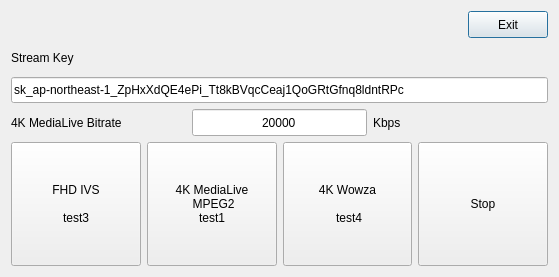
<?xml version="1.0" encoding="UTF-8"?>
<ui version="4.0">
 <class>Dialog</class>
 <widget class="QDialog" name="Dialog">
  <property name="geometry">
   <rect>
    <x>0</x>
    <y>0</y>
    <width>559</width>
    <height>277</height>
   </rect>
  </property>
  <property name="windowTitle">
   <string>Dialog</string>
  </property>
  <layout class="QGridLayout" name="gridLayout_2">
   <item row="0" column="0">
    <layout class="QGridLayout" name="gridLayout">
     <item row="0" column="0">
      <layout class="QVBoxLayout" name="verticalLayout">
       <item>
        <layout class="QHBoxLayout" name="horizontalLayout">
         <item>
          <spacer name="horizontalSpacer">
           <property name="orientation">
            <enum>Qt::Horizontal</enum>
           </property>
           <property name="sizeHint" stdset="0">
            <size>
             <width>40</width>
             <height>20</height>
            </size>
           </property>
          </spacer>
         </item>
         <item>
          <widget class="QPushButton" name="buttonExittt">
           <property name="sizePolicy">
            <sizepolicy hsizetype="Minimum" vsizetype="Preferred">
             <horstretch>0</horstretch>
             <verstretch>0</verstretch>
            </sizepolicy>
           </property>
           <property name="text">
            <string>Exit</string>
           </property>
          </widget>
         </item>
        </layout>
       </item>
       <item>
        <widget class="QLabel" name="label">
         <property name="text">
          <string>Stream Key</string>
         </property>
        </widget>
       </item>
       <item>
        <widget class="QLineEdit" name="lineEdit">
         <property name="sizePolicy">
          <sizepolicy hsizetype="Expanding" vsizetype="Preferred">
           <horstretch>0</horstretch>
           <verstretch>0</verstretch>
          </sizepolicy>
         </property>
         <property name="text">
          <string>sk_ap-northeast-1_ZpHxXdQE4ePi_Tt8kBVqcCeaj1QoGRtGfnq8ldntRPc</string>
         </property>
        </widget>
       </item>
       <item>
        <layout class="QHBoxLayout" name="horizontalLayout_2">
         <property name="topMargin">
          <number>0</number>
         </property>
         <item>
          <widget class="QLabel" name="label_2">
           <property name="text">
            <string>4K MediaLive Bitrate</string>
           </property>
          </widget>
         </item>
         <item>
          <widget class="QLineEdit" name="lineEditBitrate">
           <property name="sizePolicy">
            <sizepolicy hsizetype="Preferred" vsizetype="Preferred">
             <horstretch>0</horstretch>
             <verstretch>0</verstretch>
            </sizepolicy>
           </property>
           <property name="text">
            <string>20000</string>
           </property>
           <property name="alignment">
            <set>Qt::AlignCenter</set>
           </property>
          </widget>
         </item>
         <item>
          <widget class="QLabel" name="label_3">
           <property name="text">
            <string>Kbps</string>
           </property>
          </widget>
         </item>
        </layout>
       </item>
      </layout>
     </item>
     <item row="1" column="0">
      <layout class="QHBoxLayout" name="horizontalLayout_3">
       <item>
        <widget class="QPushButton" name="buttonStart">
         <property name="sizePolicy">
          <sizepolicy hsizetype="Minimum" vsizetype="Preferred">
           <horstretch>0</horstretch>
           <verstretch>0</verstretch>
          </sizepolicy>
         </property>
         <property name="text">
          <string>FHD IVS 
 
test3</string>
         </property>
        </widget>
       </item>
       <item>
        <widget class="QPushButton" name="button4kMedialive">
         <property name="sizePolicy">
          <sizepolicy hsizetype="Minimum" vsizetype="Preferred">
           <horstretch>0</horstretch>
           <verstretch>0</verstretch>
          </sizepolicy>
         </property>
         <property name="text">
          <string>4K MediaLive 
 MPEG2 
 test1 </string>
         </property>
        </widget>
       </item>
       <item>
        <widget class="QPushButton" name="button4kwowza">
         <property name="sizePolicy">
          <sizepolicy hsizetype="Minimum" vsizetype="Preferred">
           <horstretch>0</horstretch>
           <verstretch>0</verstretch>
          </sizepolicy>
         </property>
         <property name="text">
          <string>4K Wowza 
 
 test4</string>
         </property>
        </widget>
       </item>
       <item>
        <widget class="QPushButton" name="buttonStop">
         <property name="sizePolicy">
          <sizepolicy hsizetype="Minimum" vsizetype="Preferred">
           <horstretch>0</horstretch>
           <verstretch>0</verstretch>
          </sizepolicy>
         </property>
         <property name="text">
          <string>Stop</string>
         </property>
        </widget>
       </item>
      </layout>
     </item>
    </layout>
   </item>
  </layout>
 </widget>
 <resources/>
 <connections/>
</ui>
